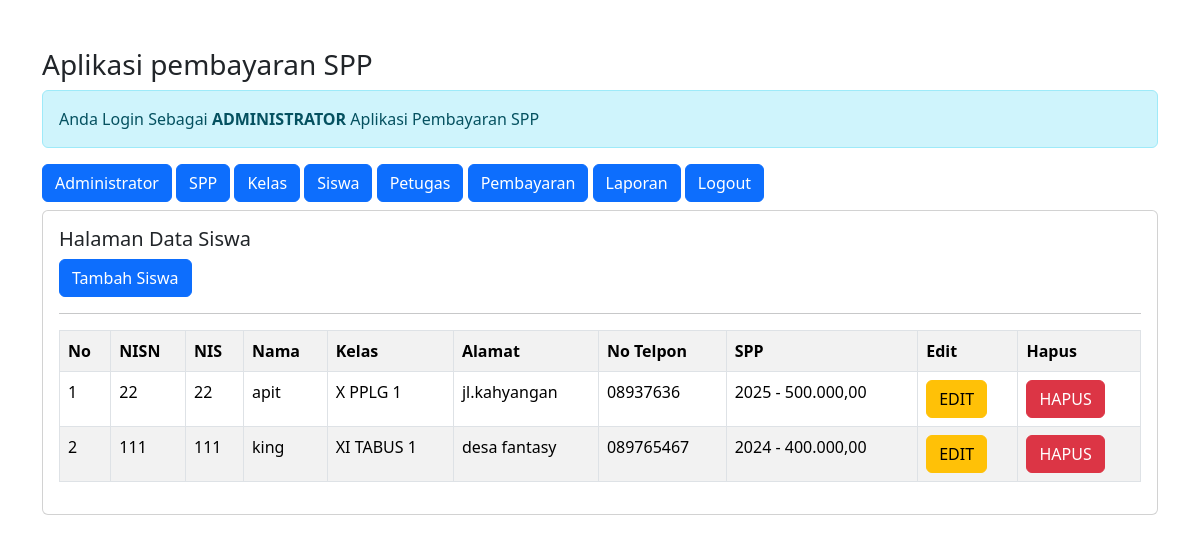
/admin/admin.php?url=siswa (signed in), run on an earlier commit of the app's database.
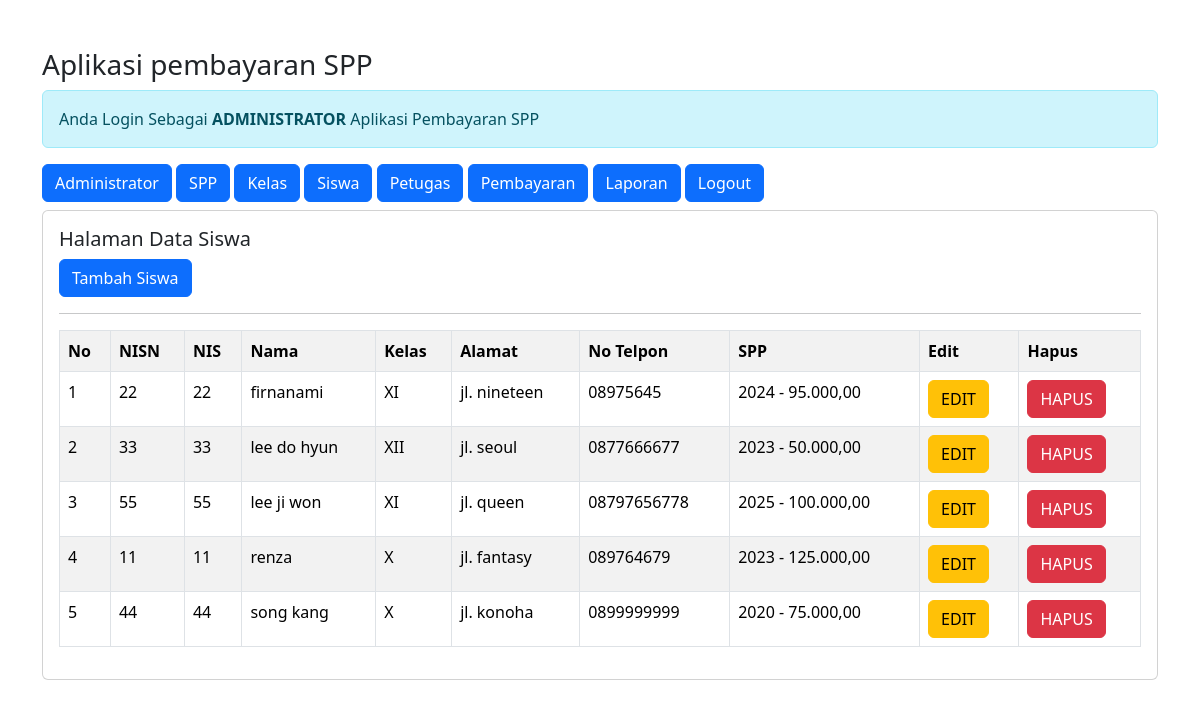
And on a later commit of the database.
### tables this page shows
CREATE TABLE `siswa` (
  `nisn` int(10) NOT NULL,
  `nis` char(8) NOT NULL,
  `nama` varchar(35) NOT NULL,
  `id_kelas` int(11) NOT NULL,
  `alamat` text NOT NULL,
  `no_telp` varchar(13) NOT NULL,
  `id_spp` int(11) NOT NULL
);

CREATE TABLE `kelas` (
  `id_kelas` int(11) NOT NULL,
  `nama_kelas` varchar(10) NOT NULL,
  `kompetensi_keahlian` varchar(50) NOT NULL
);

CREATE TABLE `spp` (
  `id_spp` int(11) NOT NULL,
  `tahun` int(11) NOT NULL,
  `nominal` int(11) NOT NULL
);

### admin/siswa.php (the view)
<h5>Halaman Data Siswa</H5>
<a href="?url=tambah-siswa" class="btn btn-primary"> Tambah Siswa </a>
<hr>
<table class="table table-striped table-bordered">
    <tr class="fw-bold">
        <td>No</td>
        <td>NISN</td>
        <td>NIS</td>
        <td>Nama</td>
        <td>Kelas</td>
        <td>Alamat</td>
        <td>No Telpon</td>
        <td>SPP</td>
        <td>Edit</td>
        <td>Hapus</td>
    </tr>
    <?php
    include'../koneksi.php';
    $no = 1;
    $sql = "SELECT*FROM siswa,spp,kelas WHERE siswa.id_kelas=kelas.id_kelas AND siswa.id_spp=spp.id_spp
     ORDER By nama ASC";
    $query = mysqli_query($koneksi, $sql);
    foreach($query as $data){ ?>
    <tr>
        <td><?= $no++; ?></td>
        <td><?= $data['nisn'] ?></td>
        <td><?= $data['nis'] ?></td>
        <td><?= $data['nama'] ?></td>
        <td><?= $data['nama_kelas'] ?></td>
        <td><?= $data['alamat'] ?></td>
        <td><?= $data['no_telp'] ?></td>
        <td><?= $data['tahun'] ?> - <?= number_format($data['nominal'],2,',','.'); ?></td>
        <td>
            <a href="?url=edit-siswa&nisn=<?= $data['nisn'] ?>" class='btn btn-warning'>EDIT</a>
        </td>
        <td>
            <a onclick="return confirm ('apakah anda yakin ingin menghapus data')"
            href="?url=hapus-siswa&nisn=<?= $data['nisn'] ?>"
                class='btn btn-danger'>HAPUS</a>
        </td>
    </tr>
        <?php  }
    ?>
</table>

What changed in the data, as far as the page shows it:
removed siswa: nisn "111", nis "111", nama "king", id_kelas.nama_kelas "XI TABUS 1", alamat "desa fantasy", no_telp "089765467", id_spp.tahun "2024", id_spp.nominal "400.000,00"
changed siswa id 22: nama "apit" → "firnanami"; id_kelas.nama_kelas "X PPLG 1" → "XI"; alamat "jl.kahyangan" → "jl. nineteen"; no_telp "08937636" → "08975645"; id_spp.tahun "2025" → "2024"; id_spp.nominal "500.000,00" → "95.000,00"
added siswa: nisn "33", nis "33", nama "lee do hyun", id_kelas.nama_kelas "XII", alamat "jl. seoul", no_telp "0877666677", id_spp.tahun "2023", id_spp.nominal "50.000,00"
added siswa: nisn "55", nis "55", nama "lee ji won", id_kelas.nama_kelas "XI", alamat "jl. queen", no_telp "08797656778", id_spp.tahun "2025", id_spp.nominal "100.000,00"
added siswa: nisn "11", nis "11", nama "renza", id_kelas.nama_kelas "X", alamat "jl. fantasy", no_telp "089764679", id_spp.tahun "2023", id_spp.nominal "125.000,00"
added siswa: nisn "44", nis "44", nama "song kang", id_kelas.nama_kelas "X", alamat "jl. konoha", no_telp "0899999999", id_spp.tahun "2020", id_spp.nominal "75.000,00"
